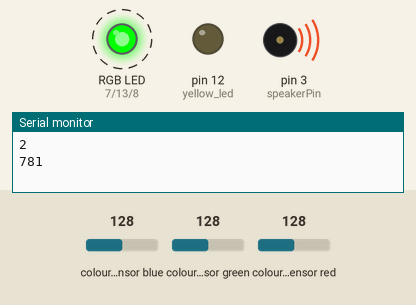
Simulated run of this sketch. Board: Arduino Uno, built with avr-gcc and run on an emulated ATmega328P. Shown: an RGB LED mixed from three pins (HIGH = lit), output pins drawn as LEDs (lit = HIGH), buzzer (waves = sounding), the last lines printed to the serial monitor. Dashed ring = blinking. The inputs (shaded band) are chosen by the test bench; at power-on: colour sensor blue 128, colour sensor red 128, colour sensor green 128.

Above: at 2.9 s.
3.0 s: colour sensor blue set to 93
6.5 s: colour sensor blue set to 86
At 12.5 s:
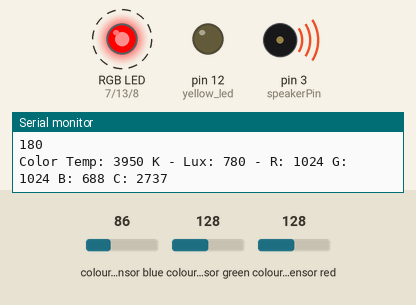
12.6 s: colour sensor red set to 118
At 14.3 s:
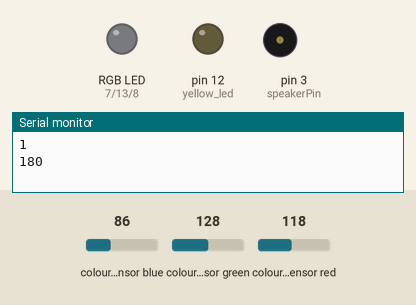
18.7 s: colour sensor blue set to 127
21.9 s: colour sensor blue set to 134
At 23.5 s:
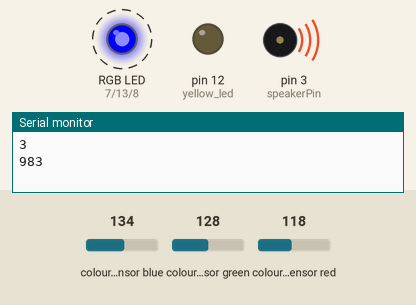
28.0 s: colour sensor red set to 5
At 29.7 s:
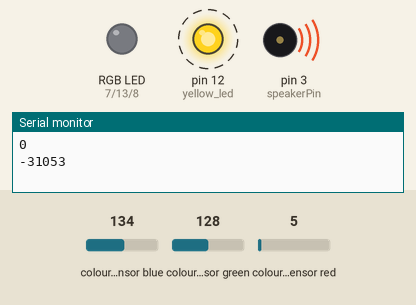
Timing chart, 0 to 35.1 s (numbered marks = the images above; inputs shaded):
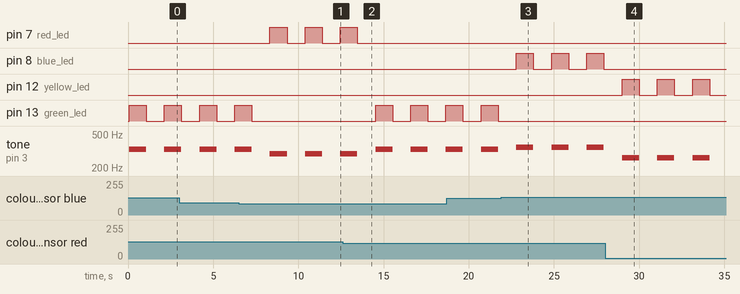

Measured:
- the behaviour switches between 91 and 90 on colour sensor blue (found by bisection; images 0 and 1)
- the behaviour switches between 122 and 121 on colour sensor red (found by bisection; images 1 and 2)
- the behaviour switches between 129 and 130 on colour sensor blue (found by bisection; images 2 and 3)
- after the input at 6.5 s, pin 7 (red_led): alternates HIGH for 1.0 s and LOW for 1.1 s, starting after 1.8 s; pin 13 (green_led): goes on until 7.3 s, then stays LOW
- after the input at 12.6 s, pin 7 (red_led): goes on until 13.5 s, then stays LOW; pin 13 (green_led): alternates HIGH for 1.0 s and LOW for 1.1 s, starting after 1.9 s
- after the input at 21.9 s, pin 8 (blue_led): alternates HIGH for 1.0 s and LOW for 1.1 s, starting after 0.89 s; pin 13 (green_led): stops changing and stays LOW
- after the input at 28.0 s, pin 8 (blue_led): stops changing and stays LOW; pin 12 (yellow_led): alternates HIGH for 1.0 s and LOW for 1.1 s, starting after 1.0 s
- by itself, pin 13 (green_led): alternates HIGH for 1.0 s and LOW for 1.1 s

The sketch:

immersive_UNO.ino
```cpp
/*
  Blink a LED, Code taken from Alfa
  Turns on an LED on for one second, then off for one second, repeatedly.
  https://create.arduino.cc/projecthub/Raushancpr/1-blink-an-led-f0c1b3
  This code was taken from  codebender and published on 2016-06-15 (RGB Sensor)
  https://codebender.cc/example/Adafruit_TCS34725/tcs34725#tcs34725.ino
*/
#include <Adafruit_TCS34725.h>
#include <math.h>
#include <Wire.h>
#include "Adafruit_TCS34725.h"


/* Example code for the Adafruit TCS34725 breakout library */

/* Connect SCL    to analog 5
   Connect SDA    to analog 4
   Connect VDD    to 3.3V DC
   Connect GROUND to common ground */

/* Initialise with default values (int time = 2.4ms, gain = 1x) */
// Adafruit_TCS34725 tcs = Adafruit_TCS34725();
/* Initialise with specific int time and gain values */
Adafruit_TCS34725 tcs = Adafruit_TCS34725(TCS34725_INTEGRATIONTIME_614MS, TCS34725_GAIN_1X);

// Pin 13 has an LED connected on most Arduino boards.
// give it a name:
int green_led = 13;
int yellow_led = 12;
int blue_led = 8;
int red_led = 7;

// the number of the speaker pin
 int speakerPin = 3;

int sensorValue = 0;
int outputValue = 0;

// the setup routine runs once when you press reset:
void setup(void) {
  Serial.begin(9600);

  if (tcs.begin()) {
    Serial.println("Found sensor");
  } else {
    Serial.println("No TCS34725 found ... check your connections");
    while (1);
  }

  // Now we're ready to get readings!

  // initialize the digital pin as an output.
  pinMode(green_led, OUTPUT);   // turn the LED on (HIGH is the voltage level)
  pinMode(yellow_led, OUTPUT);   // turn the LED on (HIGH is the voltage level)
  pinMode(blue_led, OUTPUT);   // turn the LED on (HIGH is the voltage level)
  pinMode(red_led, OUTPUT);   // turn the LED on (HIGH is the voltage level)

  pinMode(speakerPin, OUTPUT);

}

// the loop routine runs over and over again forever:
void loop(void) {

  uint16_t r, g, b, c, colorTemp, lux;

  tcs.getRawData(&r, &g, &b, &c);
  // colorTemp = tcs.calculateColorTemperature(r, g, b);
  colorTemp = tcs.calculateColorTemperature_dn40(r, g, b, c);
  lux = tcs.calculateLux(r, g, b);

  //https://stackoverflow.com/questions/26166337/find-min-value-in-array
  int nums[4] = {colorTemp - 3480, colorTemp - 3770, colorTemp - 4420, colorTemp - 6700};

  int lowestValue = nums[0];//start with lowest value
  int resultIndex = 0;
  for (int i = 0; i < sizeof(nums) / sizeof(nums[0]); i++) {
    if ( nums[i] < 0) {
      nums[i] = nums[i] * (-1);
    }
  }
  for (int i = 1; i < sizeof(nums) / sizeof(nums[0]); i++) {
    if (nums[i] < lowestValue) {
      lowestValue = nums[i];
      resultIndex = i;
    }
  }

  Serial.print("Color Temp: "); Serial.print(colorTemp, DEC); Serial.print(" K - ");
  Serial.print("Lux: "); Serial.print(lux, DEC); Serial.print(" - ");
  Serial.print("R: "); Serial.print(r, DEC); Serial.print(" ");
  Serial.print("G: "); Serial.print(g, DEC); Serial.print(" ");
  Serial.print("B: "); Serial.print(b, DEC); Serial.print(" ");
  Serial.print("C: "); Serial.print(c, DEC); Serial.print(" ");
  Serial.println(" ");
  Serial.println("\n");
  Serial.println(resultIndex);
  Serial.println("\n");
  Serial.println(lowestValue);

  if (resultIndex == 0) {
    digitalWrite(yellow_led, HIGH);   // turn the LED on (HIGH is the voltage level)
    tone(speakerPin, 262 );
  }
  if (resultIndex == 1) {
    digitalWrite(red_led, HIGH);   // turn the LED on (HIGH is the voltage level)
    tone(speakerPin, 294 );
  }
  if (resultIndex == 2) {
    digitalWrite(green_led, HIGH);   // turn the LED on (HIGH is the voltage level)
    tone(speakerPin, 330 );
  }
  if (resultIndex == 3) {
    digitalWrite(blue_led, HIGH);   // turn the LED on (HIGH is the voltage level)
    tone(speakerPin, 349 );
  }
  //  digitalWrite(green_led, HIGH);   // turn the LED on (HIGH is the voltage level)
  //  digitalWrite(yellow_led, HIGH);   // turn the LED on (HIGH is the voltage level)
  //  digitalWrite(blue_led, HIGH);   // turn the LED on (HIGH is the voltage level)
  //  digitalWrite(red_led, HIGH);   // turn the LED on (HIGH is the voltage level)
  //  digitalWrite(white_led, HIGH);   // turn the LED on (HIGH is the voltage level)

  delay(1000);               // wait for a second
  digitalWrite(green_led, LOW);    // turn the LED off by making the voltage LOW
  digitalWrite(yellow_led, LOW);    // turn the LED off by making the voltage LOW
  digitalWrite(blue_led, LOW);    // turn the LED off by making the voltage LOW
  digitalWrite(red_led, LOW);    // turn the LED off by making the voltage LOW

  noTone(speakerPin); //turn speaker off

  delay(1000);               // wait for a second


}
```
